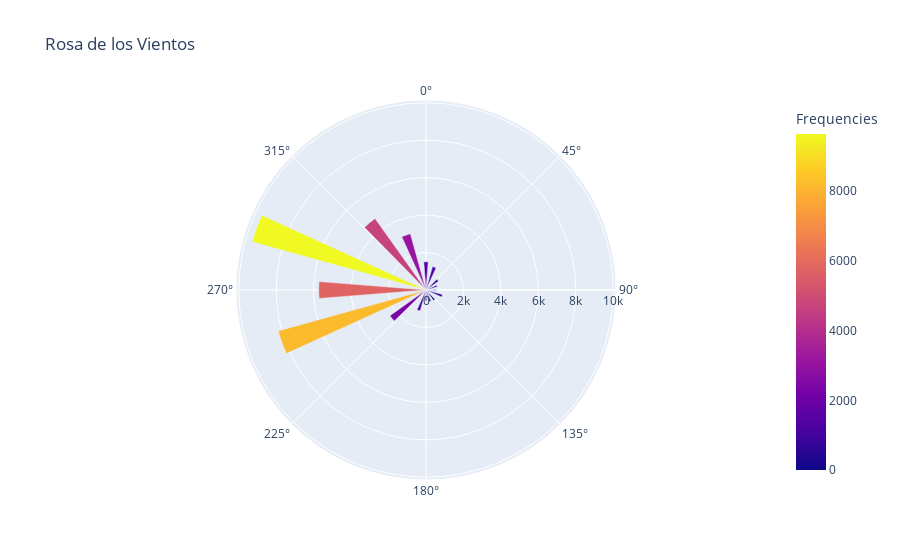

Here is the notebook cell this chart was saved with:
### Code cell
import pandas as pd
import numpy as np
import tkinter as tk
from tkinter import ttk
import plotly.express as px

# CARGO EL ARCHIVO Y MODIFICO EL NOMBRE DE LA COLUMNA QUE CONTIENE LOS NODOS:
vientos = pd.read_csv("C:/Users/Christian/Desktop/CLASES_2DOSEM/clase_6/Datos-Vientos.csv", sep=";")
vientos.rename(columns={"Kts": "Nodos"}, inplace=True)

# DETERMINO EN LISTAS LAS DIRECCIONES Y LOS INTERVALOS:
direcciones = [0, 10, 20, 50, 70, 90, 110, 140, 160, 180, 200, 230, 250, 270, 290, 320, 340, 360]
rangos = [(0, 3), (3, 6), (6, 10), (10, 16), (16, 21), (21, 27), (27, 33), (33, 40), (40, 50)]
datos_puros = pd.DataFrame(index=direcciones)

# ITERO CADA ELEMENTO DE DIRECCIONES Y RANGOS PARA IR CREANDO MI DATAFRAME:
for direccion in direcciones:
    for rango in rangos:
        filtro = (vientos['DIRECCION'] == direccion) & (vientos['Nodos'] > rango[0]) & (vientos['Nodos'] <= rango[1])
        cantidad_nodos = vientos.loc[filtro, 'Nodos'].count()
        datos_puros.loc[direccion, f"{rango[0]}-{rango[1]}"] = cantidad_nodos

datos_puros = datos_puros.astype(int)
datos_puros.insert(0, "Rad", datos_puros.index * (np.pi / 180))
datos_puros["Rad"] = datos_puros["Rad"].round(2)
direcciones_pista = list(range(0, 361, 10))

def viento_cruzado(direcciones_pista):
    v_c=pd.DataFrame(index=direcciones)
    a=int(input("valor:"))
    for direccion in datos_puros.index:
        
        for rango in rangos:
            angulo_en_radianes = (direccion -a) * np.pi / 180
            result = np.abs(rango[1] * np.sin(angulo_en_radianes))
            result_dec = round(result, 2)
            v_c.loc[direccion, f"{rango[0]}-{rango[1]}"] = result_dec
          
    return v_c

def frecuencia_admisible():
    
    y = viento_cruzado(direcciones_pista)
    f_ad = pd.DataFrame(index=direcciones)

    for direccion in datos_puros.index:
        for rango in rangos:
            x = y.loc[direccion, f"{rango[0]}-{rango[1]}"]
            if pd.notna(x) and x < 20:
                valor_cantidad_nodos = datos_puros.loc[direccion, f"{rango[0]}-{rango[1]}"]
                f_ad.loc[direccion, f"{rango[0]}-{rango[1]}"] = valor_cantidad_nodos
            else:
                f_ad.loc[direccion, f"{rango[0]}-{rango[1]}"] = 0
        
    f_ad = f_ad.astype(int)
        
    return f_ad

def coheficiente():
    x = frecuencia_admisible()
    viento_calma = 10853
    suma_total_frec = datos_puros.drop(columns=["Rad"]).sum().sum()
    suma=x.sum().sum()
    cohe = ((suma + viento_calma) / (viento_calma + suma_total_frec) * 100).round(2)
    print(cohe)
        

def rosa():
    direcciones = [0, 10, 20, 50, 70, 90, 110, 140, 160, 180, 200, 230, 250, 270, 290, 320, 340, 360]
    frecuencias = [0, 191, 1297, 815, 627, 557, 915, 688, 651, 575, 1157, 2368, 8194, 5729, 9641, 4686, 3123, 1505]

    # Crear un DataFrame para utilizar Plotly Express
    df = pd.DataFrame({'Direcciones': direcciones, 'Frequencies': frecuencias})

    # Crear el gráfico polar con Plotly Express
    fig = px.bar_polar(df, r='Frequencies', theta='Direcciones', color='Frequencies',
                       color_continuous_scale='plasma', title='Rosa de los Vientos')

    # Ajustar la escala de colores estableciendo los valores mínimo y máximo
    fig.update_coloraxes(cmin=min(frecuencias), cmax=max(frecuencias))

    # Mostrar el gráfico
    fig.show()
    print(frecuencias)

rosa()

### Figure 1 — Plotly figure (JSON) as saved in the notebook; plotly's stock layout.template omitted (floating-point values rounded to 4 significant figures)
{"data": [{"hovertemplate": "Frequencies=%{marker.color}<br>Direcciones=%{theta}<extra></extra>", "legendgroup": "", "marker": {"color": [0, 191, 1297, 815, 627, 557, 915, 688, 651, 575, 1157, 2368, 8194, 5729, 9641, 4686, 3123, 1505], "coloraxis": "coloraxis", "pattern": {"shape": ""}}, "name": "", "r": [0, 191, 1297, 815, 627, 557, 915, 688, 651, 575, 1157, 2368, 8194, 5729, 9641, 4686, 3123, 1505], "showlegend": false, "subplot": "polar", "theta": [0, 10, 20, 50, 70, 90, 110, 140, 160, 180, 200, 230, 250, 270, 290, 320, 340, 360], "type": "barpolar"}], "layout": {"autosize": true, "barmode": "relative", "coloraxis": {"cmax": 9641, "cmin": 0, "colorbar": {"title": {"text": "Frequencies"}}, "colorscale": [[0, "#0d0887"], [0.1111, "#46039f"], [0.2222, "#7201a8"], [0.3333, "#9c179e"], [0.4444, "#bd3786"], [0.5556, "#d8576b"], [0.6667, "#ed7953"], [0.7778, "#fb9f3a"], [0.8889, "#fdca26"], [1, "#f0f921"]]}, "legend": {"tracegroupgap": 0}, "polar": {"angularaxis": {"direction": "clockwise", "rotation": 90, "type": "linear"}, "domain": {"x": [0, 1], "y": [0, 1]}, "radialaxis": {"autorange": true, "range": [0, 10150.0], "type": "linear"}}, "title": {"text": "Rosa de los Vientos"}}}
